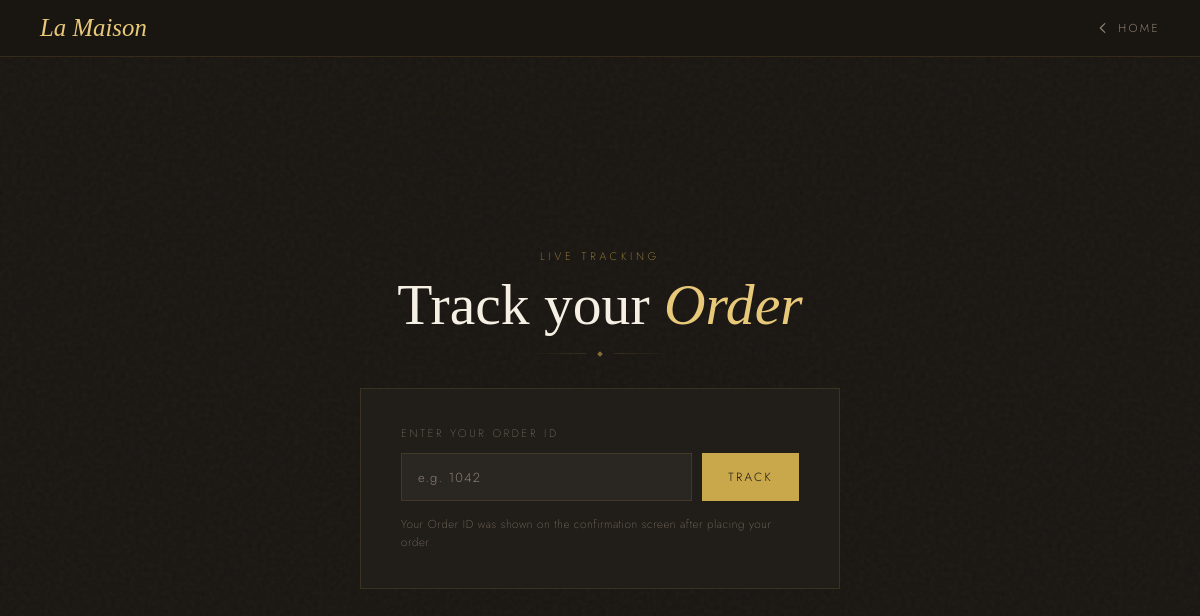
The page /order_status?order_id=6 on the database as committed earlier.
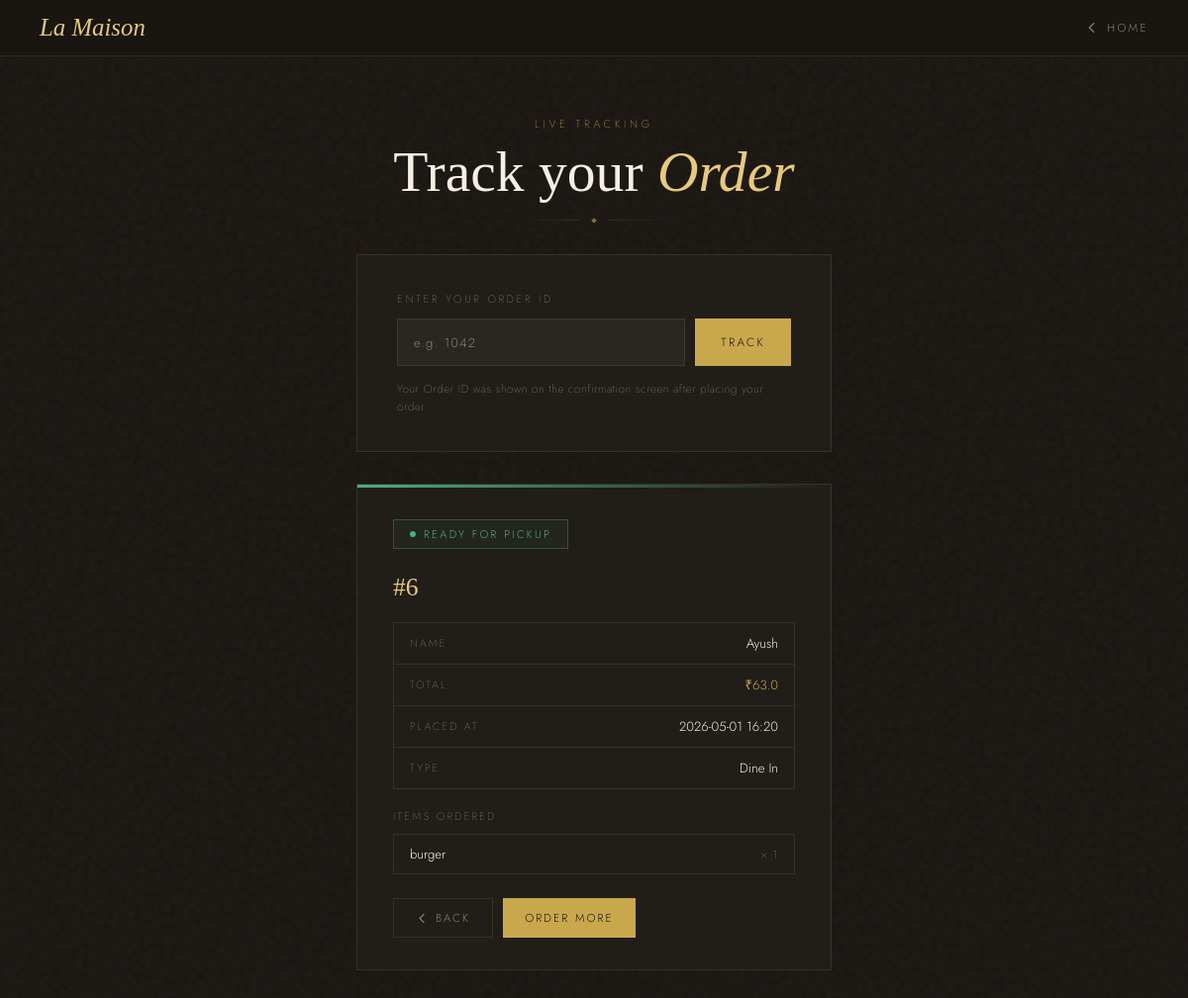
The same page on the database as committed later.
### tables this page shows
CREATE TABLE orders (
    id INTEGER PRIMARY KEY AUTOINCREMENT,
    username TEXT,
    items TEXT,
    total REAL,
    time TEXT,
    status TEXT DEFAULT 'Preparing',
    order_type TEXT DEFAULT 'Dine In'
    );

### app.py (the view)
@app.route('/order_status')
def check_order():
    order_id = request.args.get('order_id')
    order = None
    if order_id:
        conn = sqlite3.connect('database.db')
        cur = conn.cursor()
        cur.execute("SELECT * FROM orders WHERE id=?", (order_id,))
        order = cur.fetchone()
        conn.close()
        import json
        if order:
            order = list(order)
            if len(order) == 6:
                order.append('Dine In')
            order[2] = json.loads(order[2])   # 🔥 items decode
    return render_template('check_status.html', order=order)

### templates/check_status.html (shortened to what this page needs)
<nav class="top-nav">
  <a href="/" class="nav-brand">La Maison</a>
  <a href="/welcome" class="nav-home">
    <svg viewBox="0 0 16 16" stroke-width="1.5" stroke-linecap="round" stroke-linejoin="round">
      <path d="M10 3L5 8l5 5"/>
    </svg>
    Home
  </a>
</nav>
<div class="page">
  <div class="page-header">
    <p class="page-eyebrow">Live tracking</p>
    <h1>Track your <em>Order</em></h1>
    <div class="header-rule"><span></span><i></i><span></span></div>
  </div>
  <div class="search-card">
    <label class="search-label" for="order_id">Enter your order ID</label>
    <form method="GET" action="/order_status">
      <div class="search-row">
        <input type="number" id="order_id" name="order_id"
               placeholder="e.g. 1042" required>
        <button type="submit" class="btn-check">Track</button>
      </div>
    </form>
    <p class="search-hint">Your Order ID was shown on the confirmation screen after placing your order.</p>
  </div>
  {% if order %}
  <div class="result-card">
    {% if order[5] == "Ready" %}
    <div class="result-strip ready"></div>
    {% else %}
    <div class="result-strip preparing"></div>
    {% endif %}
    <div class="result-inner">
      {% if order[5] == "Ready" %}
      <div class="result-status ready">
        <span class="status-dot"></span>
        Ready for pickup
      </div>
      {% else %}
      <div class="result-status preparing">
        <span class="status-dot"></span>
        Preparing your order
      </div>
      {% endif %}
      <span class="result-order-id">#{{ order[0] }}</span>
      <div class="result-meta">
        <div class="meta-row">
          <span class="meta-label">Name</span>
          <span class="meta-value">{{ order[1] }}</span>
        </div>
        <div class="meta-row">
          <span class="meta-label">Total</span>
          <span class="meta-value gold">₹{{ order[3] }}</span>
        </div>
        <div class="meta-row">
          <span class="meta-label">Placed at</span>
          <span class="meta-value">{{ order[4] }}</span>
        </div>
        <div class="meta-row">
          <span class="meta-label">Type</span>
          <span class="meta-value">
            {% if order[6] == "Dine In" %}
              Dine In
            {% else %}
              Take Away
            {% endif %}
          </span>
        </div>
      </div>
      <p class="items-title">Items ordered</p>
      <ul class="items-list">
        {% for item in order[2] %}
        <li>
          <span>{{ item.name }}</span>
          <span class="item-qty">× {{ item.quantity }}</span>
        </li>
        {% endfor %}
      </ul>
      <div class="result-actions">
        <a href="/order_status" class="btn-back">
          <svg viewBox="0 0 16 16" stroke-width="1.5" stroke-linecap="round" stroke-linejoin="round">
            <path d="M10 3L5 8l5 5"/>
          </svg>
          Back
        </a>
        <a href="/menu" class="btn-menu">Order More</a>
      </div>
    </div>
  </div>
  {% endif %}
</div>

Rows that differ between the two databases and show on the page:
added orders: id "6", username "Ayush", total "63.0", time "2026-05-01 16:20"
Other text that changed with them:
text now shown: "READY FOR PICKUP # NAME TOTAL ₹ PLACED AT TYPE Dine In ITEMS ORDERED BACK ORDER MORE"
new list line: "burger × 1"
